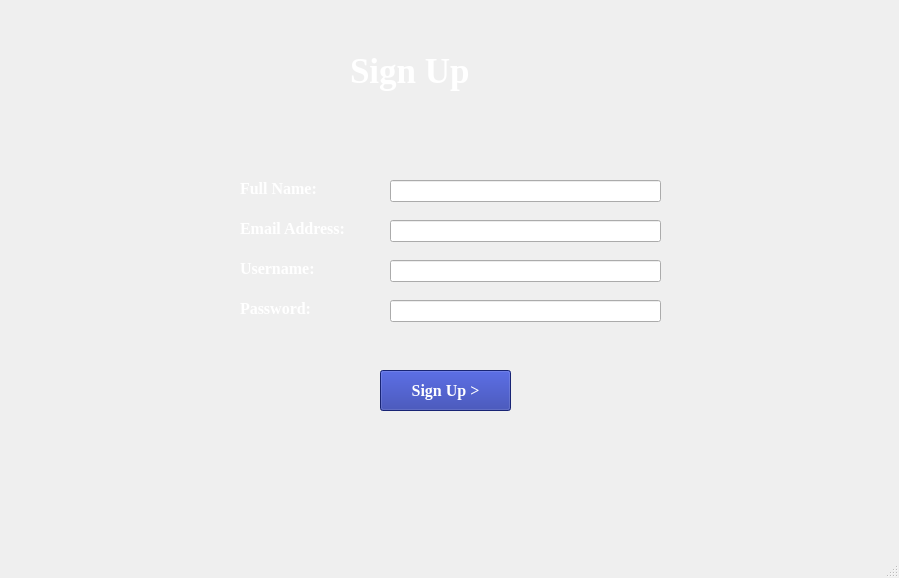
<?xml version="1.0" encoding="UTF-8"?>
<ui version="4.0">
 <class>MainWindow</class>
 <widget class="QMainWindow" name="MainWindow">
  <property name="geometry">
   <rect>
    <x>0</x>
    <y>0</y>
    <width>899</width>
    <height>578</height>
   </rect>
  </property>
  <property name="windowTitle">
   <string>MainWindow</string>
  </property>
  <property name="styleSheet">
   <string notr="true">QWidget#centralwidget{
	border-image: url(:/images/images.jpg) 0 0 0 0 stretch stretch;
    border-repeat: no-repeat ;
	border-position: center;
}
</string>
  </property>
  <widget class="QWidget" name="centralwidget">
   <widget class="QLabel" name="label">
    <property name="geometry">
     <rect>
      <x>350</x>
      <y>30</y>
      <width>161</width>
      <height>81</height>
     </rect>
    </property>
    <property name="font">
     <font>
      <family>Times New Roman</family>
      <pointsize>26</pointsize>
      <weight>75</weight>
      <bold>true</bold>
     </font>
    </property>
    <property name="styleSheet">
     <string notr="true">background: transparent;
color: rgb(255, 255, 255);</string>
    </property>
    <property name="text">
     <string>Sign Up </string>
    </property>
   </widget>
   <widget class="QLabel" name="label_2">
    <property name="geometry">
     <rect>
      <x>240</x>
      <y>260</y>
      <width>91</width>
      <height>16</height>
     </rect>
    </property>
    <property name="font">
     <font>
      <family>Times New Roman</family>
      <pointsize>12</pointsize>
      <weight>75</weight>
      <bold>true</bold>
     </font>
    </property>
    <property name="styleSheet">
     <string notr="true">color: rgb(255, 255, 255);</string>
    </property>
    <property name="text">
     <string>Username:</string>
    </property>
   </widget>
   <widget class="QLabel" name="label_3">
    <property name="geometry">
     <rect>
      <x>240</x>
      <y>300</y>
      <width>91</width>
      <height>16</height>
     </rect>
    </property>
    <property name="font">
     <font>
      <family>Times New Roman</family>
      <pointsize>12</pointsize>
      <weight>75</weight>
      <bold>true</bold>
     </font>
    </property>
    <property name="styleSheet">
     <string notr="true">color: rgb(255, 255, 255);</string>
    </property>
    <property name="text">
     <string>Password:</string>
    </property>
   </widget>
   <widget class="QLineEdit" name="lineEdit">
    <property name="geometry">
     <rect>
      <x>390</x>
      <y>260</y>
      <width>271</width>
      <height>22</height>
     </rect>
    </property>
   </widget>
   <widget class="QLineEdit" name="lineEdit_2">
    <property name="geometry">
     <rect>
      <x>390</x>
      <y>300</y>
      <width>271</width>
      <height>22</height>
     </rect>
    </property>
   </widget>
   <widget class="QPushButton" name="pushButton">
    <property name="geometry">
     <rect>
      <x>380</x>
      <y>370</y>
      <width>131</width>
      <height>41</height>
     </rect>
    </property>
    <property name="font">
     <font>
      <family>Times New Roman</family>
      <pointsize>12</pointsize>
      <weight>75</weight>
      <bold>true</bold>
     </font>
    </property>
    <property name="styleSheet">
     <string notr="true">color: white;
background:  rgb(33, 50, 162);</string>
    </property>
    <property name="text">
     <string>Sign Up &gt;</string>
    </property>
   </widget>
   <widget class="QLineEdit" name="lineEdit_3">
    <property name="geometry">
     <rect>
      <x>390</x>
      <y>220</y>
      <width>271</width>
      <height>22</height>
     </rect>
    </property>
    <property name="text">
     <string/>
    </property>
   </widget>
   <widget class="QLabel" name="label_4">
    <property name="geometry">
     <rect>
      <x>240</x>
      <y>220</y>
      <width>131</width>
      <height>16</height>
     </rect>
    </property>
    <property name="font">
     <font>
      <family>Times New Roman</family>
      <pointsize>12</pointsize>
      <weight>75</weight>
      <bold>true</bold>
     </font>
    </property>
    <property name="styleSheet">
     <string notr="true">color: rgb(255, 255, 255)</string>
    </property>
    <property name="text">
     <string>Email Address:</string>
    </property>
   </widget>
   <widget class="QLabel" name="label_5">
    <property name="geometry">
     <rect>
      <x>240</x>
      <y>180</y>
      <width>131</width>
      <height>16</height>
     </rect>
    </property>
    <property name="font">
     <font>
      <family>Times New Roman</family>
      <pointsize>12</pointsize>
      <weight>75</weight>
      <bold>true</bold>
     </font>
    </property>
    <property name="styleSheet">
     <string notr="true">color: rgb(255, 255, 255)</string>
    </property>
    <property name="text">
     <string>Full Name:</string>
    </property>
   </widget>
   <widget class="QLineEdit" name="lineEdit_4">
    <property name="geometry">
     <rect>
      <x>390</x>
      <y>180</y>
      <width>271</width>
      <height>22</height>
     </rect>
    </property>
    <property name="text">
     <string/>
    </property>
   </widget>
  </widget>
  <widget class="QMenuBar" name="menubar">
   <property name="geometry">
    <rect>
     <x>0</x>
     <y>0</y>
     <width>899</width>
     <height>26</height>
    </rect>
   </property>
  </widget>
  <widget class="QStatusBar" name="statusbar"/>
 </widget>
 <resources>
  <include location="resource.qrc"/>
 </resources>
 <connections/>
</ui>
